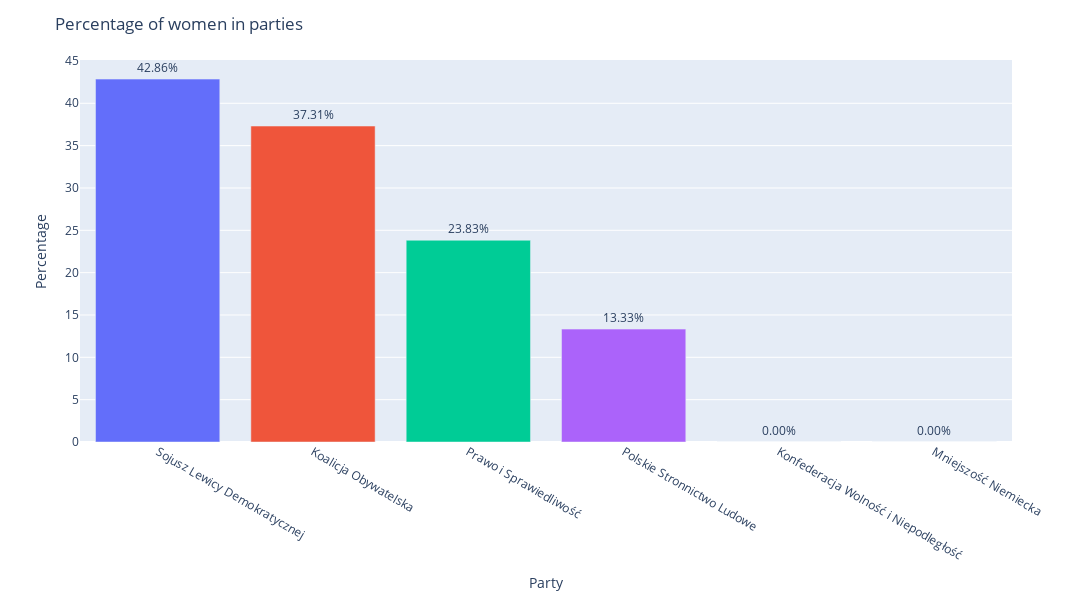

Notebook code for this chart:
### Code cell
# group by party_list
prt = mps.groupby('party_list')


# unique party_list
mps['party_list'].unique()

# how many women in each party
wmn_num = mps['sex'].groupby(mps['party_list']).sum()
wmn_num

# percentage of women
wmn_per = wmn_num / prt.size() * 100
wmn_per

wmn_per = wmn_per.sort_values(ascending=False)


# graph
fig = px.bar(wmn_per, x=wmn_per.index, y=wmn_per.values, color=wmn_per.index)
# graph avg_high
# add title
fig.update_layout(title_text='Percentage of women in parties')
# y_axis_label = Percentage
fig.update_yaxes(title_text='Percentage')
# x axis label = Party
fig.update_xaxes(title_text='Party')
# hige legend
fig.update_traces(showlegend=False)
# change tooltip
fig.update_traces(hovertemplate='Party: %{x}<br>Percentage: %{y:.2f}%')
# hide name of the trace
fig.update_traces(name='')
# set size to 1200x800
fig.update_layout(width=1200, height=600)

# show values above bars
fig.update_traces(texttemplate='%{y:.2f}%', textposition='outside')
fig.show()

# save to png
fig.write_image('data/wmn_pct.png')

### Figure 1 — Plotly figure (JSON) as saved in the notebook; plotly's stock layout.template omitted (floating-point values rounded to 4 significant figures)
{"data": [{"alignmentgroup": "True", "hovertemplate": "Party: %{x}<br>Percentage: %{y:.2f}%", "legendgroup": "Sojusz Lewicy Demokratycznej", "marker": {"color": "#636efa", "pattern": {"shape": ""}}, "name": "", "offsetgroup": "Sojusz Lewicy Demokratycznej", "orientation": "v", "showlegend": false, "textposition": "outside", "texttemplate": "%{y:.2f}%", "type": "bar", "x": ["Sojusz Lewicy Demokratycznej"], "xaxis": "x", "y": [42.86], "yaxis": "y"}, {"alignmentgroup": "True", "hovertemplate": "Party: %{x}<br>Percentage: %{y:.2f}%", "legendgroup": "Koalicja Obywatelska", "marker": {"color": "#EF553B", "pattern": {"shape": ""}}, "name": "", "offsetgroup": "Koalicja Obywatelska", "orientation": "v", "showlegend": false, "textposition": "outside", "texttemplate": "%{y:.2f}%", "type": "bar", "x": ["Koalicja Obywatelska"], "xaxis": "x", "y": [37.31], "yaxis": "y"}, {"alignmentgroup": "True", "hovertemplate": "Party: %{x}<br>Percentage: %{y:.2f}%", "legendgroup": "Prawo i Sprawiedliwość", "marker": {"color": "#00cc96", "pattern": {"shape": ""}}, "name": "", "offsetgroup": "Prawo i Sprawiedliwość", "orientation": "v", "showlegend": false, "textposition": "outside", "texttemplate": "%{y:.2f}%", "type": "bar", "x": ["Prawo i Sprawiedliwość"], "xaxis": "x", "y": [23.83], "yaxis": "y"}, {"alignmentgroup": "True", "hovertemplate": "Party: %{x}<br>Percentage: %{y:.2f}%", "legendgroup": "Polskie Stronnictwo Ludowe", "marker": {"color": "#ab63fa", "pattern": {"shape": ""}}, "name": "", "offsetgroup": "Polskie Stronnictwo Ludowe", "orientation": "v", "showlegend": false, "textposition": "outside", "texttemplate": "%{y:.2f}%", "type": "bar", "x": ["Polskie Stronnictwo Ludowe"], "xaxis": "x", "y": [13.33], "yaxis": "y"}, {"alignmentgroup": "True", "hovertemplate": "Party: %{x}<br>Percentage: %{y:.2f}%", "legendgroup": "Konfederacja Wolność i Niepodległość", "marker": {"color": "#FFA15A", "pattern": {"shape": ""}}, "name": "", "offsetgroup": "Konfederacja Wolność i Niepodległość", "orientation": "v", "showlegend": false, "textposition": "outside", "texttemplate": "%{y:.2f}%", "type": "bar", "x": ["Konfederacja Wolność i Niepodległość"], "xaxis": "x", "y": [0], "yaxis": "y"}, {"alignmentgroup": "True", "hovertemplate": "Party: %{x}<br>Percentage: %{y:.2f}%", "legendgroup": "Mniejszość Niemiecka", "marker": {"color": "#19d3f3", "pattern": {"shape": ""}}, "name": "", "offsetgroup": "Mniejszość Niemiecka", "orientation": "v", "showlegend": false, "textposition": "outside", "texttemplate": "%{y:.2f}%", "type": "bar", "x": ["Mniejszość Niemiecka"], "xaxis": "x", "y": [0], "yaxis": "y"}], "layout": {"barmode": "relative", "height": 600, "legend": {"title": {"text": "party_list"}, "tracegroupgap": 0}, "margin": {"t": 60}, "title": {"text": "Percentage of women in parties"}, "width": 1200, "xaxis": {"anchor": "y", "categoryarray": ["Sojusz Lewicy Demokratycznej", "Koalicja Obywatelska", "Prawo i Sprawiedliwość", "Polskie Stronnictwo Ludowe", "Konfederacja Wolność i Niepodległość", "Mniejszość Niemiecka"], "categoryorder": "array", "domain": [0, 1], "title": {"text": "Party"}}, "yaxis": {"anchor": "x", "domain": [0, 1], "title": {"text": "Percentage"}}}}
